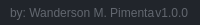
              <widget class="QFrame" name="frame_grip">
               <property name="minimumSize">
                <size>
                 <width>0</width>
                 <height>25</height>
                </size>
               </property>
               <property name="maximumSize">
                <size>
                 <width>16777215</width>
                 <height>25</height>
                </size>
               </property>
               <property name="styleSheet">
                <string notr="true">background-color: rgb(33, 37, 43);</string>
               </property>
               <property name="frameShape">
                <enum>QFrame::NoFrame</enum>
               </property>
               <property name="frameShadow">
                <enum>QFrame::Raised</enum>
               </property>
               <layout class="QHBoxLayout" name="horizontalLayout_6">
                <property name="spacing">
                 <number>0</number>
                </property>
                <property name="leftMargin">
                 <number>0</number>
                </property>
                <property name="topMargin">
                 <number>0</number>
                </property>
                <property name="rightMargin">
                 <number>2</number>
                </property>
                <property name="bottomMargin">
                 <number>0</number>
                </property>
                <item>
                 <widget class="QFrame" name="frame_label_bottom">
                  <property name="frameShape">
                   <enum>QFrame::NoFrame</enum>
                  </property>
                  <property name="frameShadow">
                   <enum>QFrame::Raised</enum>
                  </property>
                  <layout class="QHBoxLayout" name="horizontalLayout_7">
                   <property name="spacing">
                    <number>0</number>
                   </property>
                   <property name="leftMargin">
                    <number>10</number>
                   </property>
                   <property name="topMargin">
                    <number>0</number>
                   </property>
                   <property name="rightMargin">
                    <number>10</number>
                   </property>
                   <property name="bottomMargin">
                    <number>0</number>
                   </property>
                   <item>
                    <widget class="QLabel" name="label_credits">
                     <property name="font">
                      <font>
                       <family>Segoe UI</family>
                      </font>
                     </property>
                     <property name="styleSheet">
                      <string notr="true">color: rgb(98, 103, 111);</string>
                     </property>
                     <property name="text">
                      <string>by: Wanderson M. Pimenta</string>
                     </property>
                    </widget>
                   </item>
                   <item>
                    <widget class="QLabel" name="label_version">
                     <property name="maximumSize">
                      <size>
                       <width>100</width>
                       <height>16777215</height>
                      </size>
                     </property>
                     <property name="font">
                      <font>
                       <family>Segoe UI</family>
                      </font>
                     </property>
                     <property name="styleSheet">
                      <string notr="true">color: rgb(98, 103, 111);</string>
                     </property>
                     <property name="text">
                      <string>v1.0.0</string>
                     </property>
                     <property name="alignment">
                      <set>Qt::AlignRight|Qt::AlignTrailing|Qt::AlignVCenter</set>
                     </property>
                    </widget>
                   </item>
                  </layout>
                 </widget>
                </item>
                <item>
                 <widget class="QFrame" name="frame_size_grip">
                  <property name="maximumSize">
                   <size>
                    <width>20</width>
                    <height>20</height>
                   </size>
                  </property>
                  <property name="styleSheet">
                   <string notr="true">QSizeGrip {
	background-image: url(:/16x16/icons/16x16/cil-size-grip.png);
	background-position: center;
	background-repeat: no-reperat;
}</string>
                  </property>
                  <property name="frameShape">
                   <enum>QFrame::NoFrame</enum>
                  </property>
                  <property name="frameShadow">
                   <enum>QFrame::Raised</enum>
                  </property>
                 </widget>
                </item>
               </layout>
              </widget>
